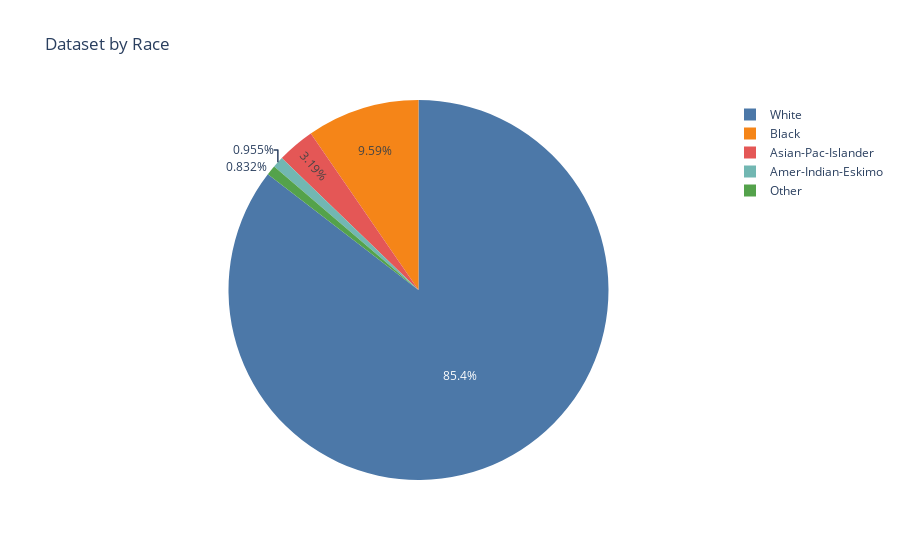

Write notebook code for a chart like this one.
### Code cell
race_counts = cd['race'].value_counts()
px.pie(race_counts, values=race_counts, 
             names=race_counts.index, 
             title='Dataset by Race',
             color_discrete_sequence=px.colors.qualitative.T10)

### Figure 1 — Plotly figure (JSON) as saved in the notebook; plotly's stock layout.template omitted (floating-point values rounded to 4 significant figures)
{"data": [{"domain": {"x": [0, 1], "y": [0, 1]}, "hovertemplate": "race=%{label}<br>value=%{value}<extra></extra>", "labels": ["White", "Black", "Asian-Pac-Islander", "Amer-Indian-Eskimo", "Other"], "legendgroup": "", "name": "", "showlegend": true, "type": "pie", "values": [27816, 3124, 1039, 311, 271]}], "layout": {"autosize": true, "legend": {"tracegroupgap": 0}, "piecolorway": ["#4C78A8", "#F58518", "#E45756", "#72B7B2", "#54A24B", "#EECA3B", "#B279A2", "#FF9DA6", "#9D755D", "#BAB0AC"], "title": {"text": "Dataset by Race"}}}
